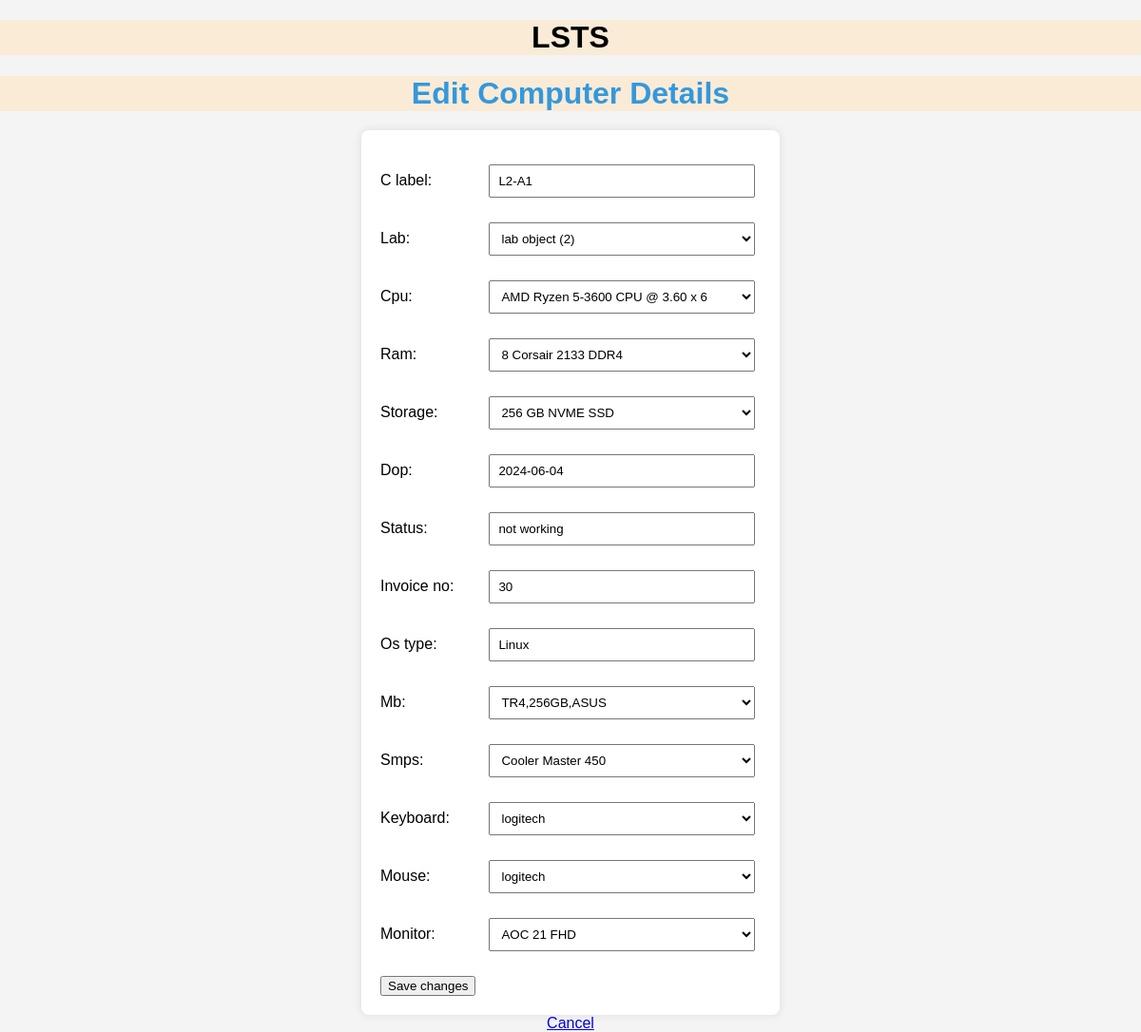
Screenshot of /edit/12/ (signed in) with the database file from the repository.
### status/models.py (models this page shows)
class computers(models.Model):
    c_id=models.AutoField(primary_key=True)
    c_label=models.CharField(max_length=20)
    lab = models.ForeignKey(lab,on_delete=models.CASCADE)
    cpu=models.ForeignKey(cpu_types,on_delete=models.CASCADE)
    ram=models.ForeignKey(ram_type,on_delete=models.CASCADE)
    storage=models.ForeignKey(storage_type,on_delete=models.CASCADE)
    dop=models.DateField()
    status=models.CharField(max_length=20)
    invoice_no=models.IntegerField()
    os_type=models.CharField(max_length=20)
    mb=models.ForeignKey(motherboard_type,on_delete=models.CASCADE)
    smps=models.ForeignKey(smps,on_delete=models.CASCADE)
    keyboard=models.ForeignKey(keyboard,on_delete=models.CASCADE)
    mouse=models.ForeignKey(mouse,on_delete=models.CASCADE)
    monitor=models.ForeignKey(monitor,on_delete=models.CASCADE)

class lab(models.Model):
    lab_id = models.AutoField(primary_key=True)
    lab_name = models.CharField(max_length = 15)
    capacity = models.IntegerField()

class cpu_types(models.Model):
    cpu_id = models.AutoField(primary_key=True)
    make = models.CharField(max_length=15)
    generation = models.CharField(max_length=15)
    speed = models.CharField(max_length=15)
    series = models.CharField(max_length=20)
    core_count = models.IntegerField()
    def __str__(self):
        return f"{self.make} {self.series}-{self.generation} CPU @ {self.speed} x {self.core_count}"

### status/views.py (the view)
# urls.py: path('edit/<int:pk>/', views.edit_computer, name='edit_computer'),
@login_required
def edit_computer(request, pk):
    computer = get_object_or_404(computers, pk=pk)
    if request.method == "POST":
        form = ComputerForm(request.POST, instance=computer)
        if form.is_valid():
            form.save()
            return redirect('display')  # or wherever you want to redirect after a successful edit
    else:
        form = ComputerForm(instance=computer)
    return render(request, 'computer/edit_computer.html', {'form': form})

### status/forms.py
class ComputerForm(forms.ModelForm):
    class Meta:
        model = computers
        fields = '__all__'

### status/models.py (called while the page is built)
    def __str__(self):
        return f"{self.mb_socket_type},{self.max_ram_capacity}GB,{self.make}"

    def __str__(self):
        return f"{self.ram_size} {self.make} {self.speed} {self.series}"

    def __str__(self):
        return f"{self.storage_size} {self.make} {self.technology}"

    def __str__(self):
        return f"{self.make} {self.power}"

    def __str__(self):
        return f"{self.make}"

    def __str__(self):
        return f"{self.make} "

    def __str__(self):
        return f"{self.make} {self.size} {self.resolution}"

### status/templates/computer/edit_computer.html (shortened to what this page needs)
<!DOCTYPE html>
<html lang="en">
<head>
</head>
<body>
    <header>
        <h1 align="center">LSTS</h1>
    </header>
    <h1 align="center" id="com">Edit Computer Details</h1>
    <center>
        <form method="post">
            {{ form.as_p }}
            <button type="submit">Save changes</button>
        </form>
        <a href="{% url 'display' %}">Cancel</a>
    </center>
</body>
</html>

### status/templates/computer/edit_computer.html (style rules this page uses)
body { font-family: 'Arial', sans-serif; background-color: #f4f4f4; margin: 0; padding: 0; align-items: center; justify-content: center; min-height: 100vh; }
form { background-color: #fff; box-shadow: 0 0 10px rgba(0, 0, 0, 0.1); border-radius: 8px; padding: 20px; width: 400px; text-align: left; }
#com { color: #3498db; margin-bottom: 20px; }
label { display: inline-block; width: 100px; margin-right: 10px; }
input, select { width: calc(100% - 120px); padding: 8px; margin-bottom: 10px; box-sizing: border-box; display: inline-block; }
h1 { background-color: antiquewhite; }

### rows the page displays
computers: c_label "L2-A1", ram "8 Corsair 2133 DDR4", storage "256 GB NVME SSD", dop "2024-06-04", status "not working", invoice_no "30", os_type "Linux", mb "TR4,256GB,ASUS", smps "Cooler Master 450", keyboard "logitech", mouse "logitech", monitor "AOC 21 FHD"
lab: lab "lab object (2)"
cpu_types: cpu "AMD Ryzen 5-3600 CPU @ 3.60 x 6"
